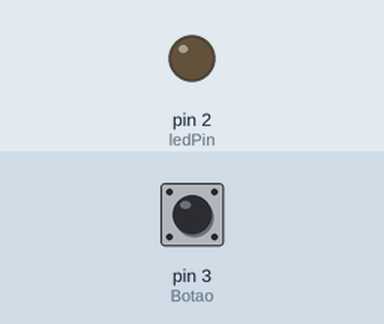
This sketch was run on a simulated Arduino Uno, built with avr-gcc and run on an emulated ATmega328P. Parts: output pins drawn as LEDs (lit = HIGH). The test bench sets the inputs (shaded band); at power-on: pin 3 (Botao) LOW.

Above: at 1.2 s.
1.3 s: pin 3 (Botao) pulled HIGH for 3.2 s
At 1.6 s:
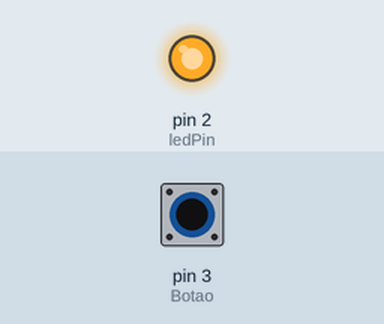
Timing chart, 0 to 6.8 s (numbered marks = the images above; inputs shaded):
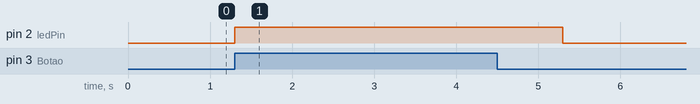

The sketch:

codigo.ino
```cpp
const int ledPin = 2;
const int Botao = 3;
int estadoBotao;

void setup(){
    pinMode(ledPin, OUTPUT);
    pinMode(Botao, INPUT);
}

void loop(){
    estadoBotao = digitalRead(Botao);

    if (estadoBotao == HIGH){
        Piscaled();
    }
    else{
        digitalWrite(ledPin, LOW);
    }
}
void Piscaled ()
{
  digitalWrite(ledPin, HIGH);
  delay(1000);
  digitalWrite(ledPin, LOW);
}
```

Measured:
- after the input at 1.3 s, pin 2 (ledPin): LOW → HIGH at once, → LOW 4.0 s later
